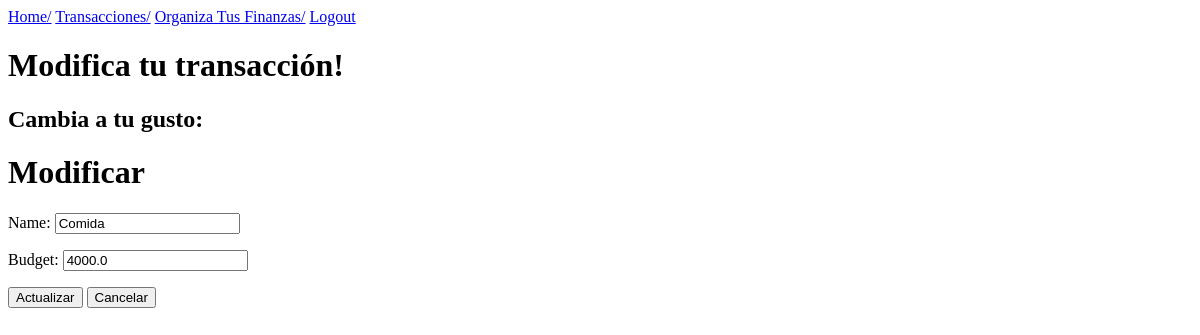
The page /editCat/14 (signed in) on the database as committed earlier.
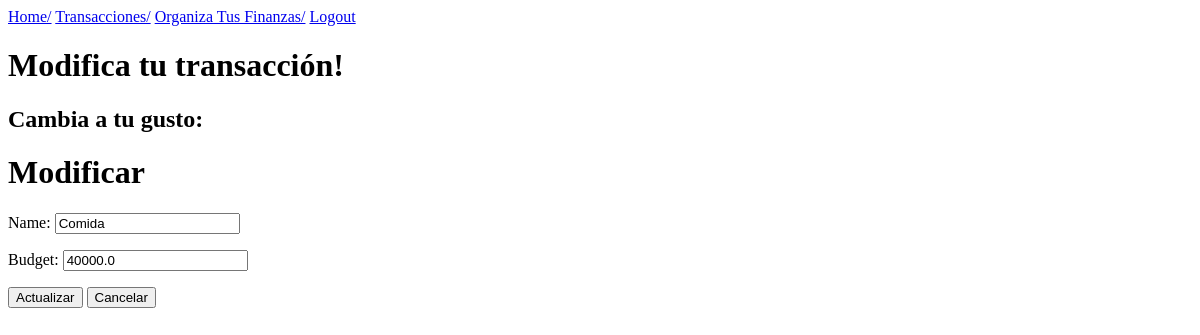
The same page on the database as committed later.
### finanzapp/models.py (models this page shows)
class Category(models.Model):
    name = models.CharField(max_length=100)
    budget = models.FloatField(blank=True)
    user = models.ForeignKey(User, on_delete=models.CASCADE, related_name="categories", null=True)

### finanzapp/views.py (the view)
# urls.py: path('editCat/<int:id_categoria>', edit_cat, name='eliminar_cat',),
def edit_cat(request, id_categoria):
    if request.user.is_authenticated:
        categoria= Category.objects.filter(id=id_categoria).first()
        if categoria.user == request.user:
            form = EditCategoryForm(instance = categoria)
            return render(request, "edit_cat.html", {"form": form, "transaction": categoria})
        else:
            categories = Category.objects.filter(user = request.user)
            return render(request, 'organiza_finanzas.html', {'categories': categories})
    else:
        return redirect('login')

### finanzapp/forms.py
class EditCategoryForm(forms.ModelForm):
   class Meta:
      model = Category
      fields= ["name", "budget"]

### finanzapp/templates/edit_cat.html (shortened to what this page needs)
{% extends 'base.html' %}
{% block content %}
<h1>Modifica tu transacción!</h1>
<h2>Cambia a tu gusto:</h2>
<h1> Modificar </h1>
<form action="/actualizarCat/{{ transaction.id }}" method="post">
      <div class="form-group">
         {{ form.as_p }}
      </div>
      <button type="submit" >Actualizar</button>
      <a href="/organiza_tus_finanzas"><button type="button">Cancelar</button></a>
</form>
{% endblock %}

Rows that differ between the two databases and show on the page:
changed Category "Comida": budget "4000.0" → "40000.0"
